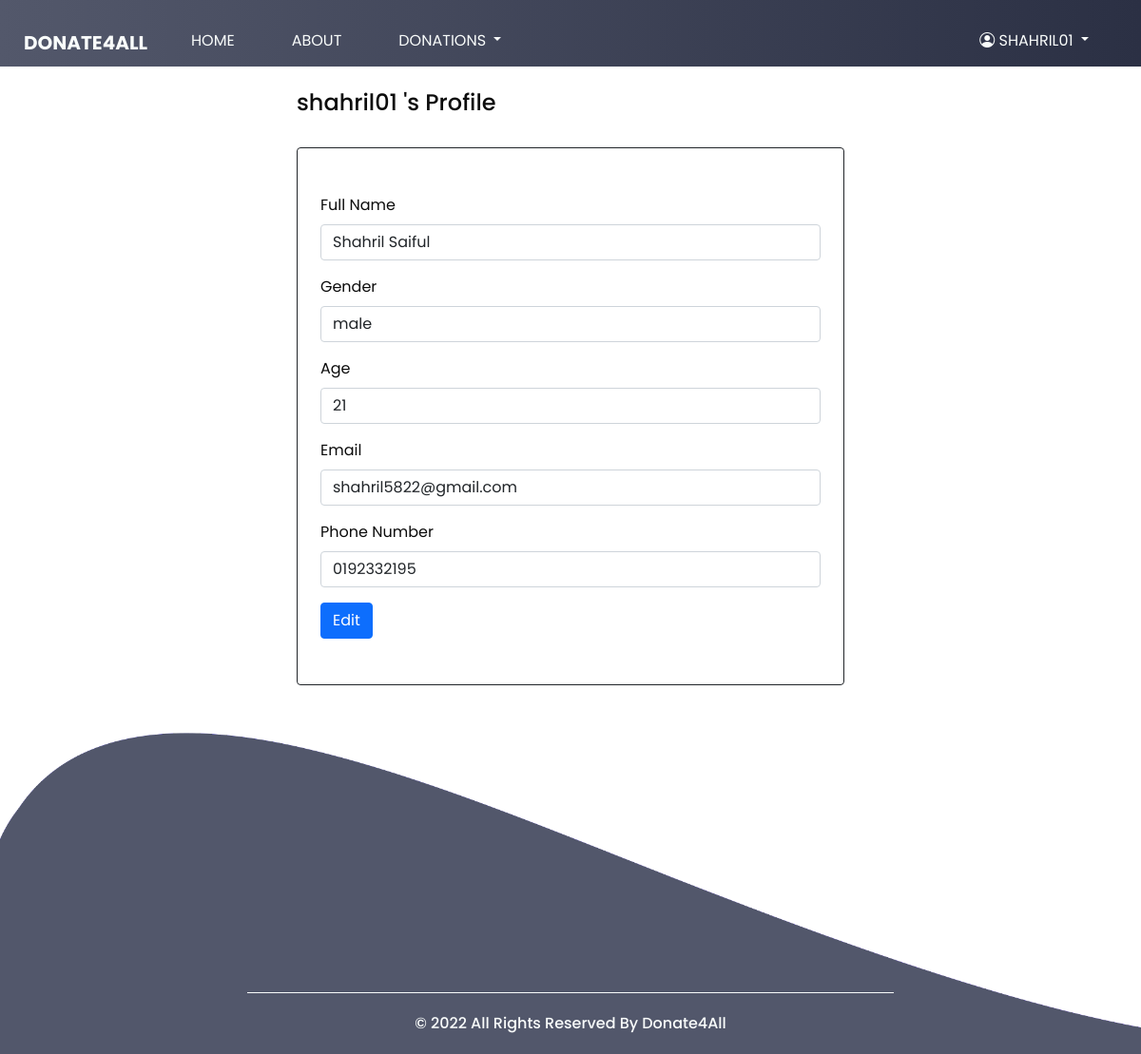
The page /Donor/editprofile.php (signed in) on the database its author committed.
### tables this page shows
CREATE TABLE `donor` (
  `donorID` int(11) NOT NULL,
  `Username` varchar(120) NOT NULL,
  `Password` varchar(120) NOT NULL,
  `Name` varchar(120) NOT NULL,
  `Gender` varchar(10) NOT NULL,
  `Age` int(3) NOT NULL,
  `Email` varchar(120) NOT NULL,
  `PhoneNumber` varchar(120) NOT NULL
);

### Donor/editprofile.php (the view, shortened to what this page needs)
<?php
include('include/config.php');
?>
<!DOCTYPE html>
<html>
<head>
    <link rel="stylesheet" type="text/css" href="https://cdnjs.cloudflare.com/ajax/libs/OwlCarousel2/2.1.3/assets/owl.carousel.min.css" />
    <link rel="stylesheet" type="text/css" href="css/bootstrap.css" />
    <link rel="stylesheet" href="https://cdn.jsdelivr.net/npm/bootstrap@4.0.0/dist/css/bootstrap.min.css" />
    <link rel="stylesheet" href="https://cdn.jsdelivr.net/npm/bootstrap@5.0.2/dist/css/bootstrap.min.css">
    <link rel="stylesheet" href="https://cdn.jsdelivr.net/npm/bootstrap-icons@1.5.0/font/bootstrap-icons.css">
    <link href="css/style.css" rel="stylesheet" />
    <link href="css/responsive.css" rel="stylesheet" />
</head>
<body class="sub_page">
    <div class="hero_area">
        <?php include('include/mainheader.php'); ?>
    </div>
    <br>
    <div class="container-fluid">
            <div class="row justify-content-center">
                <div class="col-lg-6">
                    <div class="profile-content">
                        <div class="request-form">
                            <?php $sql=mysqli_query($con,"select * from donor where donorID='".$_SESSION['id']."'");
                            while($data=mysqli_fetch_array($sql)){
                            ?>
                            <h4><?php echo htmlentities($data['Username'])?> 's Profile</h4>
                            <br>
                            <div class="border border-dark rounded mb-5 px-4 py-5">
                                <form name="editprofile" id="editprofile" method="post" enctype="multipart/form-data">
                                    <div class="form-group">
                                        <label>Full Name</label>
                                        <input type="text" class="form-control" name="name"
                                        value="<?php echo htmlentities($data['Name']); ?>" required>
                                    </div>
                                    <div class="form-group">
                                        <label for="gender">Gender</label>
                                        <select name=gender class="form-control" required>
                                            <option value="<?php echo htmlentities($data['Gender']); ?>">
                                            <?php echo htmlentities($data['Gender']); ?>
                                            </option>
                                        </select>
                                    </div>
                                    <div class="form-group">
                                        <label>Age</label>
                                        <input type="text" class="form-control" name="age"
                                        value="<?php echo htmlentities($data['Age']); ?>" required>
                                    </div>
                                    <div class="form-group">
                                        <label>Email</label>
                                        <input type="text" class="form-control" name="email"
                                        value="<?php echo htmlentities($data['Email']); ?>" required>
                                    </div>
                                    <div class="form-group">
                                        <label>Phone Number</label>
                                        <input type="text" class="form-control" name="phonenum"
                                        value="<?php echo htmlentities($data['PhoneNumber']); ?>" required>
                                    </div>
                                    <button type="submit" id="submit" name="submit" class="btn btn-primary btn-flat m-b-30 m-t-30">Edit</button>
                                </form>
                            <?php }?>
                            </div>
                        </div>
                    </div>
                </div>
            </div>
        </div>
        <br>
    <br><br><br><br>
    <div class="footer_bg">
        <section class="container-fluid footer_section">
            <p>
                © 2022 All Rights Reserved By
                <a href="index.html">Donate4All</a>
            </p>
        </section>
    </div>
</body>
</html>

### Donor/css/style.css (style rules this page uses)
body { font-family: "Poppins", sans-serif; color: #0c0c0c; background-color: #ffffff; }
.hero_area { height: 94vh; background: -webkit-gradient(linear, left top, right top, from(#53586B), to#2B3044)); background: linear-gradient(to right, #53586B, #2B3044); }
.hero_area::before { content: ""; position: absolute; width: 58%; height: 86%; top: 25px; right: 0; }
.sub_page .hero_area { height: auto; }
.sub_page .hero_area::before { display: none; }
a, a:hover, a:focus { text-decoration: none; }
.btn, .btn:focus { outline: none !important; -webkit-box-shadow: none; box-shadow: none; }
.footer_bg { background-image: url(../images/footer-bg.png); background-size: cover; padding-top: 280px; margin-top: -125px; }
.footer_section { font-weight: 500; display: -webkit-box; display: -ms-flexbox; display: flex; -webkit-box-pack: center; -ms-flex-pack: center; justify-content: center; }
.footer_section p { color: #f9fcfb; margin: 0; text-align: center; padding: 20px 15%; border-top: 1px solid #f9fcfb; }
.footer_section a { color: #f9fcfb; }

### rows shown on the page
donor: Username "shahril01", name "Shahril Saiful", gender "male", age "21", email "shahril5822@gmail.com", phonenum "0192332195"

### other values the page prints
$_SESSION['dlogin'] "SHAHRIL01"
